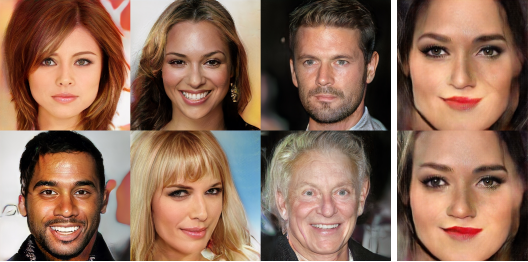
#> input picture Face Detection/fake_celebs.png, 528 x 262 px
$ python imgn.py
#> lines starting #> are read from the running program, lines starting #| are printed output that depends on the picture; after the words box and inside, x2 and y2 are one past the last pixel; in counts of white or black regions, pixels touching at a corner belong together
import cv2

imagepath = 'fake_celebs.png'
face_cascade = cv2.CascadeClassifier('haarcascade_frontalface_default.xml')
eye_cascade = cv2.CascadeClassifier('haarcascade_eye.xml')

img = cv2.imread(imagepath)
#> img is the input picture: shape (262, 528, 3); mean B, G, R 90.5, 108.9, 142.7
gray = cv2.cvtColor(img, cv2.COLOR_BGR2GRAY)
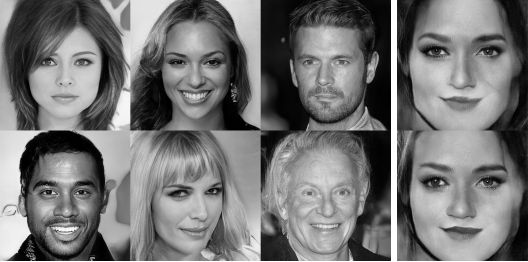
#> gray: shape (262, 528); min 0, max 255, mean 117
faces = face_cascade.detectMultiScale(gray, 1.301, 5)
#> faces = [[284, 30, 81, 81], [21, 30, 90, 90], [154, 30, 82, 82], [20, 155, 90, 90], [284, 159, 85, 85], [406, 9, 113, 113], [403, 136, 116, 116]]

print("Found {0} faces".format(len(faces)))
#| Found 7 faces

for (x,y,w,h) in faces:
    cv2.rectangle(img,(x,y),(x+w,y+h),(100,200,250),2)
    roi_gray = gray[y:y+h, x:x+w]
    roi_color = img[y:y+h, x:x+w]
    eyes = eye_cascade.detectMultiScale(roi_gray)
    for (ex,ey,ew,eh) in eyes:
        cv2.rectangle(roi_color,(ex,ey),(ex+ew,ey+eh),(200,150,250),2)
#> this loop made 7 passes
#> (x, y, w, h, eyes) on passes 1 to 7: (284, 30, 81, 81, [[15, 20, 22, 22], [47, 21, 21, 21]]), (21, 30, 90, 90, [[16, 21, 23, 23], [49, 20, 24, 24]]), (154, 30, 82, 82, [[12, 19, 24, 24], [44, 21, 23, 23]]), (20, 155, 90, 90, [[50, 27, 23, 23], [16, 25, 24, 24]]), (284, 159, 85, 85, [[47, 22, 22, 22], [13, 22, 24, 24]]), (406, 9, 113, 113, [[12, 25, 33, 33], [66, 26, 33, 33]]), (403, 136, 116, 116, [[14, 28, 35, 35], [69, 29, 34, 34]])
#> pass 1, `roi_gray = gray[y:y+h, x:x+w]`:
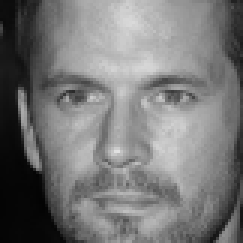
#> roi_gray: shape (81, 81) (shown 3 times larger); min 3, max 226, mean 119.3
#> pass 1, `roi_color = img[y:y+h, x:x+w]`:
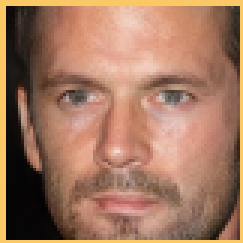
#> roi_color: shape (81, 81, 3) (shown 3 times larger); mean B, G, R 95.7, 119.1, 161.7
#> pass 2, `roi_color = img[y:y+h, x:x+w]`:
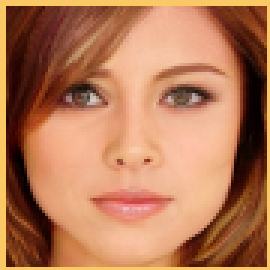
#> roi_color: shape (90, 90, 3) (shown 3 times larger); mean B, G, R 86.9, 121.4, 181.2
#> after the loop:
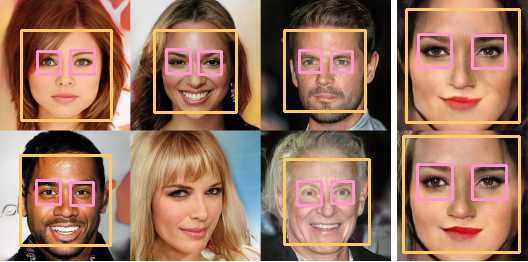
#> img: shape (262, 528, 3); 8.8% of pixels changed, all inside (x1, y1, x2, y2) = (19, 8, 521, 254)
#> after the loop:
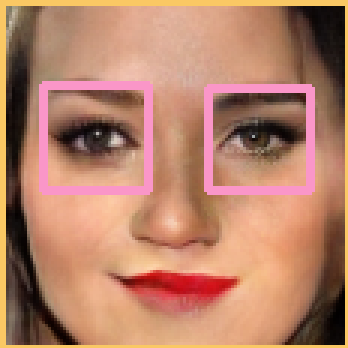
#> roi_color: shape (116, 116, 3) (shown 3 times larger); mean B, G, R 104.9, 129.2, 181.9
#> after the loop:
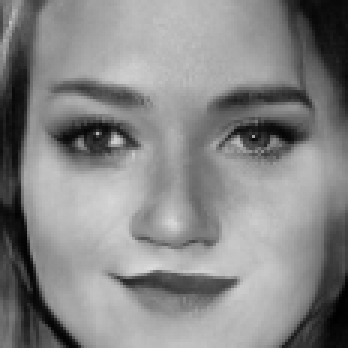
#> roi_gray: shape (116, 116) (shown 3 times larger); min 1, max 219, mean 134.4


cv2.imshow('img', img)
cv2.waitKey(0)
cv2.destroyAllWindows()

$ run again, with Face Detection/abba.png copied over Face Detection/fake_celebs.png
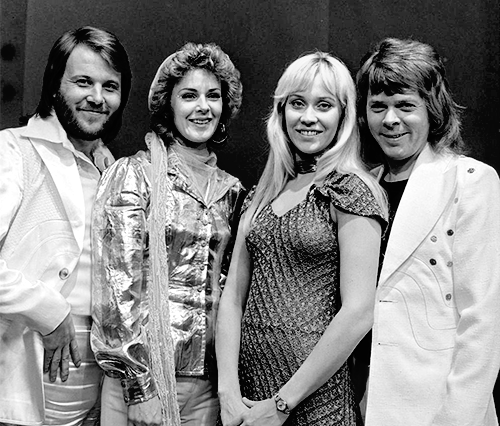
#> input picture Face Detection/abba.png, 500 x 426 px
#> img is the input picture: shape (426, 500, 3); min 0, max 255, mean 130.8
#> faces = [[55, 53, 78, 78], [170, 72, 63, 63], [270, 73, 81, 81], [354, 78, 74, 74]]
#| Found 4 faces
#> the loop `for (x,y,w,h) in faces:` made 4 passes
#> pass 1, `roi_color = img[y:y+h, x:x+w]`:
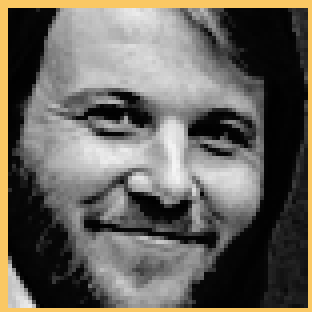
#> roi_color: shape (78, 78, 3) (shown 4 times larger); mean B, G, R 93.5, 101, 104.8
#> after the loop `for (x,y,w,h) in faces:`:
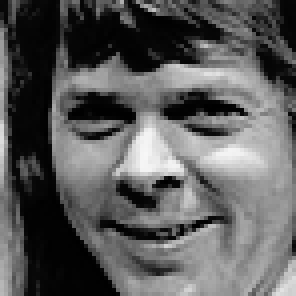
#> roi_gray: shape (74, 74) (shown 4 times larger); min 0, max 247, mean 91.6

$ run again, with Face Detection/museum.jpg saved as Face Detection/fake_celebs.png
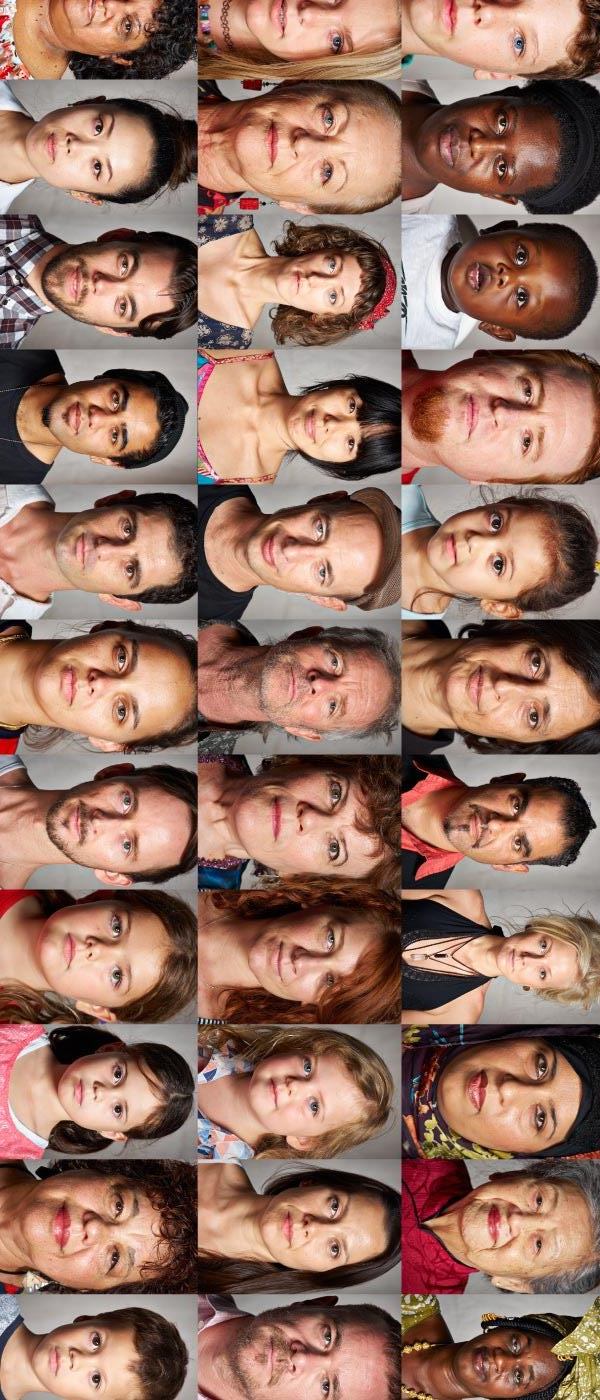
#> input picture Face Detection/museum.jpg, 600 x 1400 px
#> img is the input picture: shape (1400, 600, 3); mean B, G, R 100, 114.4, 149.6
#> `gray = cv2.cvtColor(img, cv2.COLOR_BGR2GRAY)`:
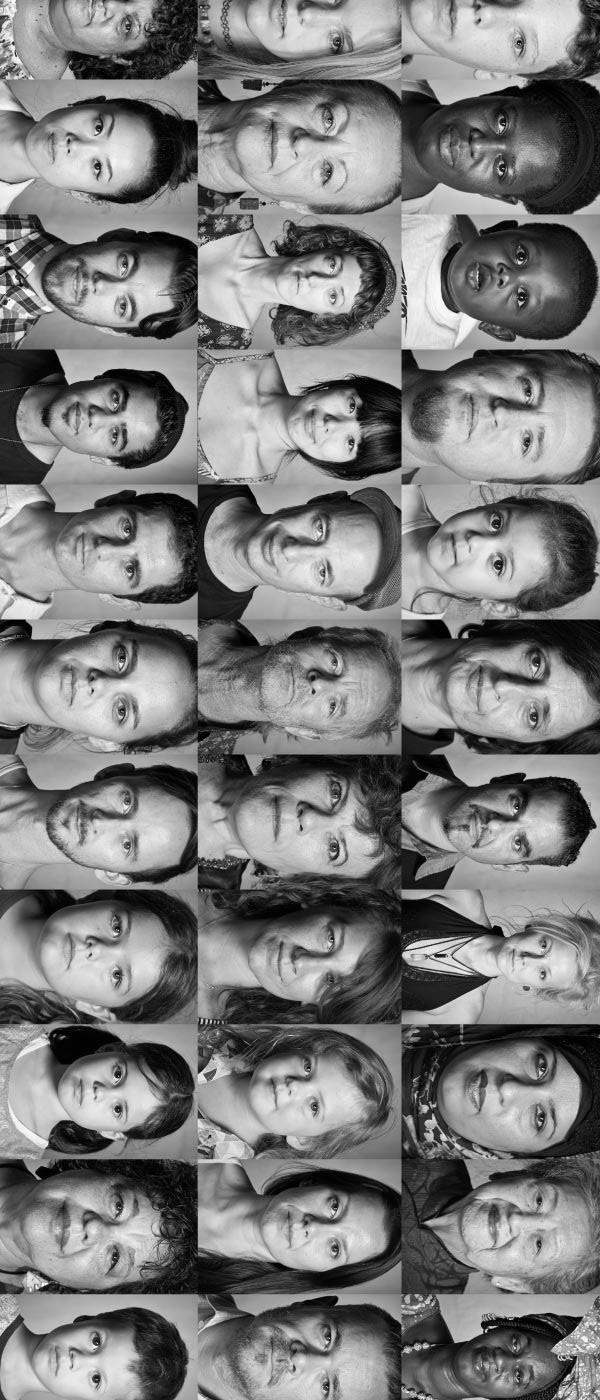
#> gray: shape (1400, 600); min 0, max 255, mean 123.3
#> faces = [[54, 1061, 66, 66]]
#| Found 1 faces
#> the loop `for (x,y,w,h) in faces:` made 1 pass
#> after the loop `for (x,y,w,h) in faces:`:
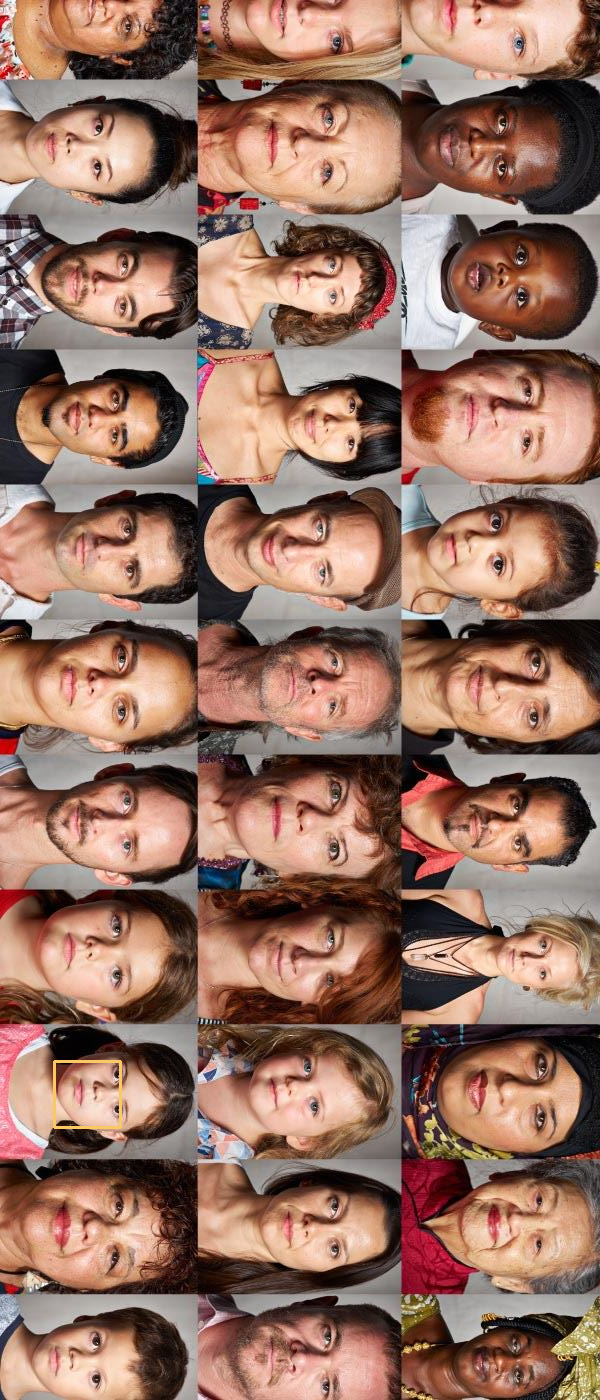
#> img: shape (1400, 600, 3); 0.09% of pixels changed, all inside (x1, y1, x2, y2) = (53, 1060, 122, 1129)
